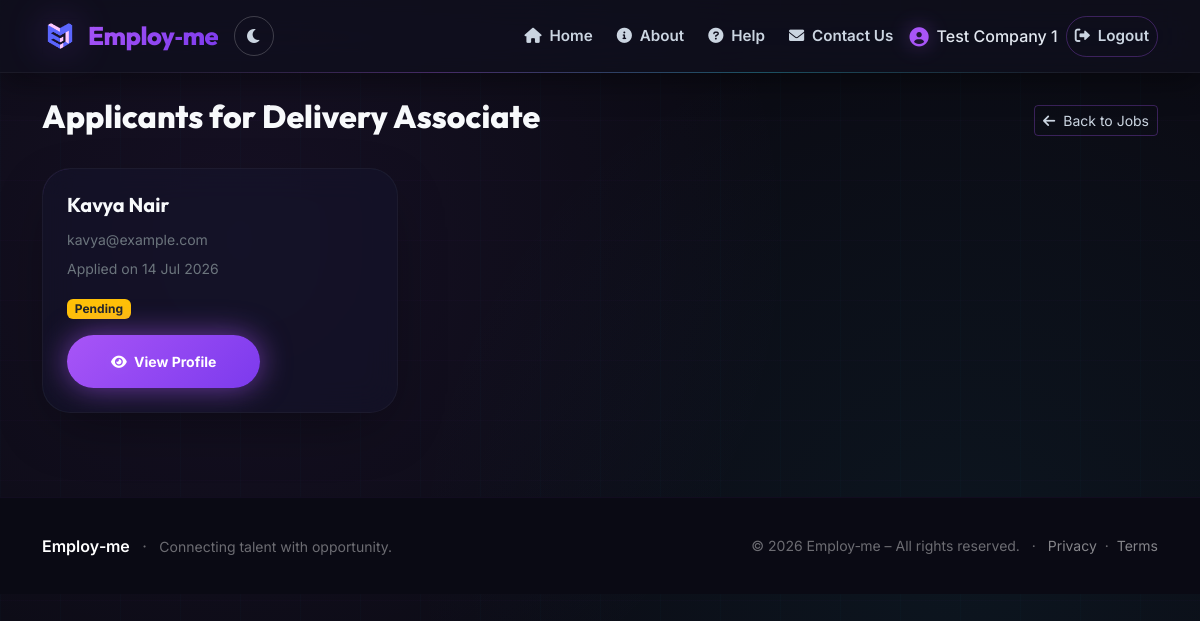
Screenshot of /employer/applicants/1 (signed in) with the database file from the repository.
### models.py (models this page shows)
class User(UserMixin, db.Model):
    id = db.Column(db.Integer, primary_key=True)
    email = db.Column(db.String(120), unique=True, nullable=False)
    password_hash = db.Column(db.String(128), nullable=False)
    role = db.Column(db.String(20), nullable=False)  # 'jobseeker' or 'employer'
    name = db.Column(db.String(100), nullable=False)
    created_at = db.Column(db.DateTime, default=datetime.utcnow)
    profile = db.relationship('JobSeekerProfile', backref='user', uselist=False,
                              cascade='all, delete-orphan')
    employer_profile = db.relationship('EmployerProfile', backref='user', uselist=False,
                                       cascade='all, delete-orphan')

class Job(db.Model):
    id = db.Column(db.Integer, primary_key=True)
    employer_id = db.Column(db.Integer, db.ForeignKey('employer_profile.id'), nullable=False)
    employer_name = db.Column(db.String(100), nullable=False)
    employer_address = db.Column(db.String(300), nullable=False)
    employer_mobile = db.Column(db.String(15), nullable=False)
    employer_city = db.Column(db.String(100), nullable=False)
    employer_state = db.Column(db.String(100), nullable=False)
    employer_pincode = db.Column(db.String(10), nullable=False)
    job_name = db.Column(db.String(200), nullable=False)
    job_description = db.Column(db.Text, nullable=False)
    job_type = db.Column(db.String(50), nullable=False)
    committed_salary = db.Column(db.String(100))
    location = db.Column(db.String(200))
    vacancies = db.Column(db.Integer, default=1)
    status = db.Column(db.String(20), default='Open')
    deleted = db.Column(db.Boolean, default=False, nullable=False)   # <-- soft delete
    created_at = db.Column(db.DateTime, default=datetime.utcnow)
    updated_at = db.Column(db.DateTime, default=datetime.utcnow, onupdate=datetime.utcnow)
    employer = db.relationship('EmployerProfile', backref='jobs')
    applications = db.relationship('JobApplication', backref='job')

class JobApplication(db.Model):
    id = db.Column(db.Integer, primary_key=True)
    job_id = db.Column(db.Integer, db.ForeignKey('job.id'), nullable=False)
    applicant_id = db.Column(db.Integer, db.ForeignKey('user.id'), nullable=False)
    status = db.Column(db.String(20), default='Pending')
    applied_at = db.Column(db.DateTime, default=datetime.utcnow)
    applicant = db.relationship('User', backref='job_applications')

### app.py (the view)
@app.route('/employer/applicants/<int:job_id>')
@login_required
@role_required('employer')
@payment_required
def view_applicants(job_id):
    job = Job.query.get_or_404(job_id)
    employer = EmployerProfile.query.filter_by(user_id=current_user.id).first()
    if not employer or job.employer_id != employer.id:
        flash('Access denied.', 'danger')
        return redirect(url_for('my_jobs'))
    applications = JobApplication.query.filter_by(job_id=job.id).all()
    return render_template('applicants.html', job=job, applications=applications)

### app.py (called while the page is built)
@login_manager.user_loader
def load_user(user_id):
    return db.session.get(User, int(user_id))   # instead of User.query.get

def role_required(role):
    def decorator(func):
        from functools import wraps
        @wraps(func)
        def wrapper(*args, **kwargs):
            if not current_user.is_authenticated or current_user.role != role:
                flash('Access denied.', 'danger')
                return redirect(url_for('index'))
            return func(*args, **kwargs)
        return wrapper
    return decorator

def payment_required(f):
    from functools import wraps
    @wraps(f)
    @login_required
    def decorated(*args, **kwargs):
        if current_user.role == 'jobseeker':
            profile = JobSeekerProfile.query.filter_by(user_id=current_user.id).first()
        else:
            profile = EmployerProfile.query.filter_by(user_id=current_user.id).first()
        if not profile or profile.payment_status != 'success':
            flash('Please complete the payment to access this feature.', 'warning')
            if current_user.role == 'jobseeker':
                return redirect(url_for('jobseeker_dashboard'))
            else:
                return redirect(url_for('employer_profile'))   # changed from 'index' to 'employer_profile'
        return f(*args, **kwargs)
    return decorated

### templates/applicants.html (shortened to what this page needs)
{% extends "base.html" %}
{% block content %}
<div class="d-flex justify-content-between align-items-center mb-4">
    <h2 style="font-family: var(--font-display); font-weight: 800; color: #F8FAFC;">
        Applicants for {{ job.job_name }}
    </h2>
    <a href="{{ url_for('my_jobs') }}" class="btn btn-outline-soft btn-sm">
        <i class="fas fa-arrow-left me-1"></i> Back to Jobs
    </a>
</div>
<div class="row">
    {% if applications %}
        {% for app in applications %}
        <div class="col-md-6 col-lg-4 mb-4">
            <div class="card-modern p-4 h-100">
                <h5 class="card-title" style="color: #F8FAFC;">{{ app.applicant.name }}</h5>
                <p class="text-secondary small mb-2">{{ app.applicant.email }}</p>
                <p class="text-secondary small mb-3">Applied on {{ app.applied_at.strftime('%d %b %Y') }}</p>
                <span class="badge {% if app.status == 'Pending' %}bg-warning text-dark{% endif %} mb-3">
                    {{ app.status }}
                </span>
                <div>
                    <a href="{{ url_for('view_profile', profile_id=app.applicant.profile.id) }}"
                       class="btn btn-sm btn-primary-gradient">
                        <i class="fas fa-eye me-1"></i> View Profile
                    </a>
                </div>
            </div>
        </div>
        {% endfor %}
    {% else %}
        <div class="col-12">
            <div class="alert-modern alert-info text-center py-4">
                <i class="fas fa-info-circle me-2"></i> No applicants yet.
            </div>
        </div>
    {% endif %}
</div>
{% endblock %}

### templates/base.html (shortened to what this page needs)
<!DOCTYPE html>
<html lang="en">
<head>
    <link href="https://cdn.jsdelivr.net/npm/bootstrap@5.3.0-alpha1/dist/css/bootstrap.min.css" rel="stylesheet" />
    <link rel="stylesheet" href="https://cdnjs.cloudflare.com/ajax/libs/font-awesome/6.0.0/css/all.min.css" />
</head>
<body>
    <nav class="navbar navbar-expand-lg navbar-custom sticky-top">
        <div class="container">
            <a class="navbar-brand" href="{{ url_for('index') }}">
                <img src="{{ url_for('static', filename='images/logo.png') }}" alt="Employ-me logo" />
                <span>Employ‑me</span>
            </a>
            <div class="d-flex align-items-center gap-2">
                <button class="theme-toggle-btn" id="themeToggle" aria-label="Toggle light/dark theme">
                    <i class="fas fa-moon" id="themeIcon"></i>
                </button>
            </div>
            <div class="collapse navbar-collapse" id="navbarNav">
                <ul class="navbar-nav ms-auto align-items-lg-center gap-1 gap-lg-2">
                    <li class="nav-item">
                        <a class="nav-link" href="{{ url_for('index') }}">
                            <i class="fas fa-home me-1"></i> Home
                        </a>
                    </li>
                    <li class="nav-item">
                        <a class="nav-link" href="{{ url_for('about') }}">
                            <i class="fas fa-info-circle me-1"></i> About
                        </a>
                    </li>
                    <li class="nav-item">
                        <a class="nav-link" href="{{ url_for('help') }}">
                            <i class="fas fa-question-circle me-1"></i> Help
                        </a>
                    </li>
                    <li class="nav-item">
                        <a class="nav-link" href="{{ url_for('contact') }}">
                            <i class="fas fa-envelope me-1"></i> Contact Us
                        </a>
                    </li>
                    {% if current_user.is_authenticated %}
                        <li class="nav-item">
                            <span class="navbar-text">
                                <i class="fas fa-user-circle"></i>
                                {{ current_user.name }}
                            </span>
                        </li>
                        <li class="nav-item">
                            <a class="nav-link btn-outline-custom" href="{{ url_for('logout') }}">
                                <i class="fas fa-sign-out-alt me-1"></i> Logout
                            </a>
                        </li>
                    {% endif %}
                </ul>
            </div>
        </div>
    </nav>
    <main>
        <div class="container my-4">
            {% block content %}{% endblock %}
        </div>
    </main>
    <footer class="footer-custom">
        <div class="container">
            <div class="row align-items-center">
                <div class="col-md-6 text-center text-md-start">
                    <span class="fw-semibold text-white">Employ‑me</span>
                    <span class="mx-2">·</span>
                    <span class="small">Connecting talent with opportunity.</span>
                </div>
                <div class="col-md-6 text-center text-md-end small">
                    &copy; 2026 Employ‑me – All rights reserved.
                    <span class="mx-2">·</span>
                    <a href="#" class="text-white-50" data-bs-toggle="modal" data-bs-target="#footerPrivacyModal">Privacy</a>
                    <span class="mx-1">·</span>
                    <a href="#" class="text-white-50" data-bs-toggle="modal" data-bs-target="#footerTermsModal">Terms</a>
                </div>
            </div>
        </div>
    </footer>
</body>
</html>

### templates/applicants.html (style rules this page uses)
.btn-outline-soft { border: 1px solid rgba(168,85,247,0.3); color: #CBD5E1; }

### rows the page displays
User: name "Test Company 1"
Job: job_name "Delivery Associate"
JobApplication: applicant.name "Kavya Nair", applicant.email "kavya@example.com", applied_at "14 Jul 2026", status "Pending"
